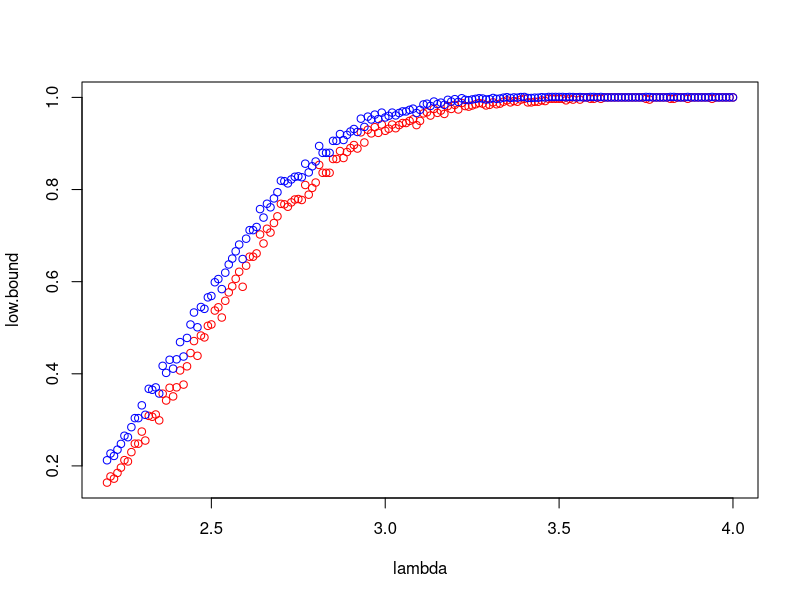
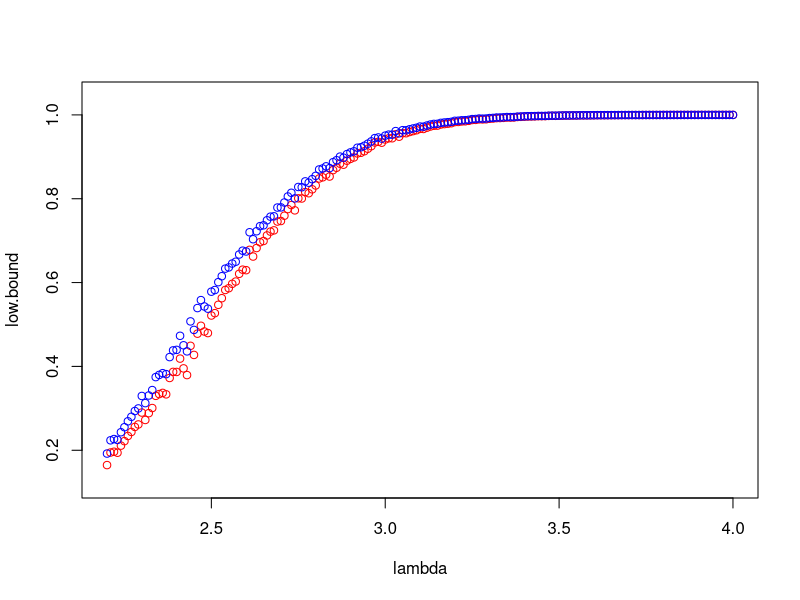
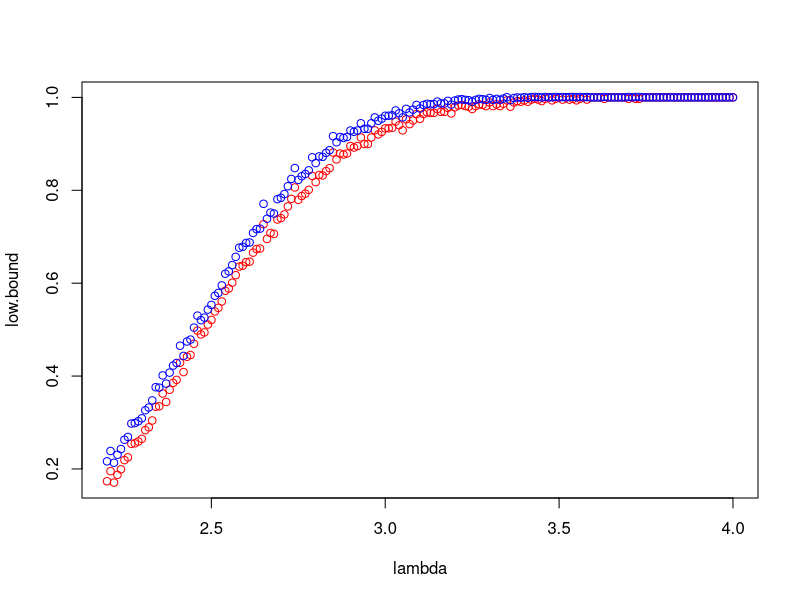
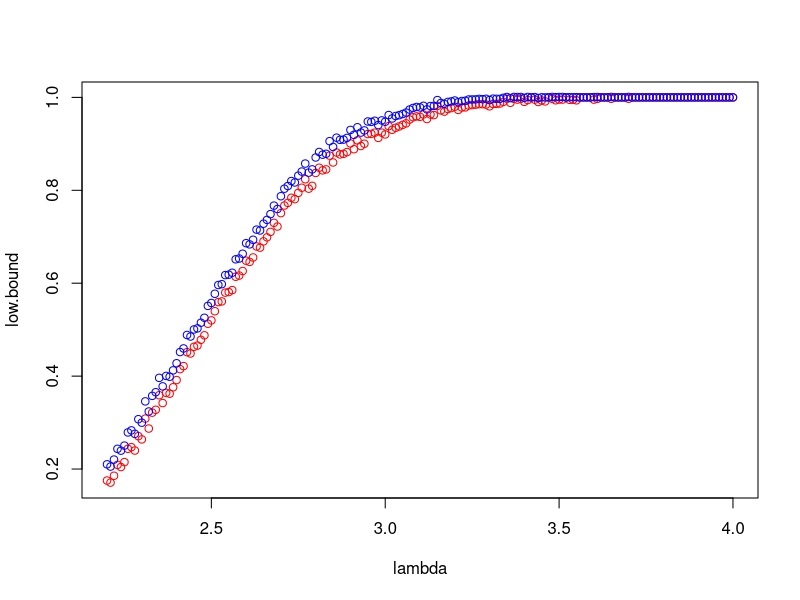
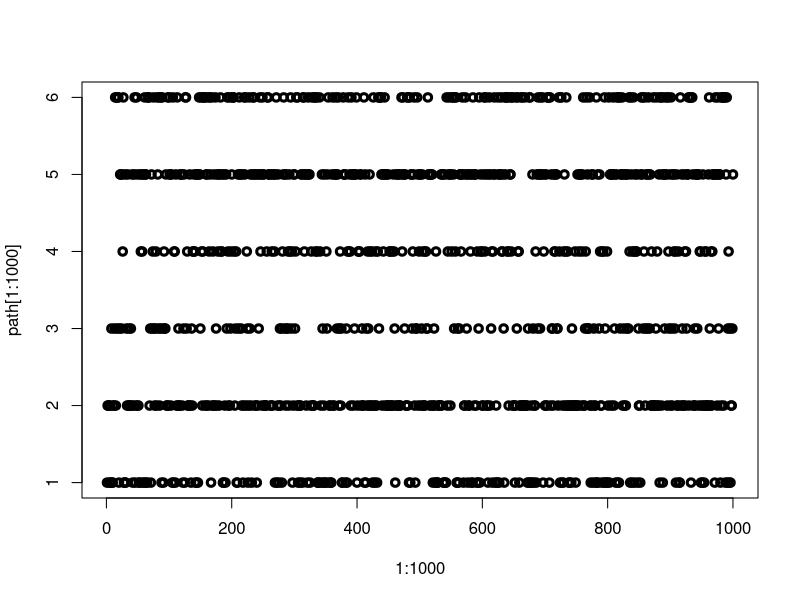
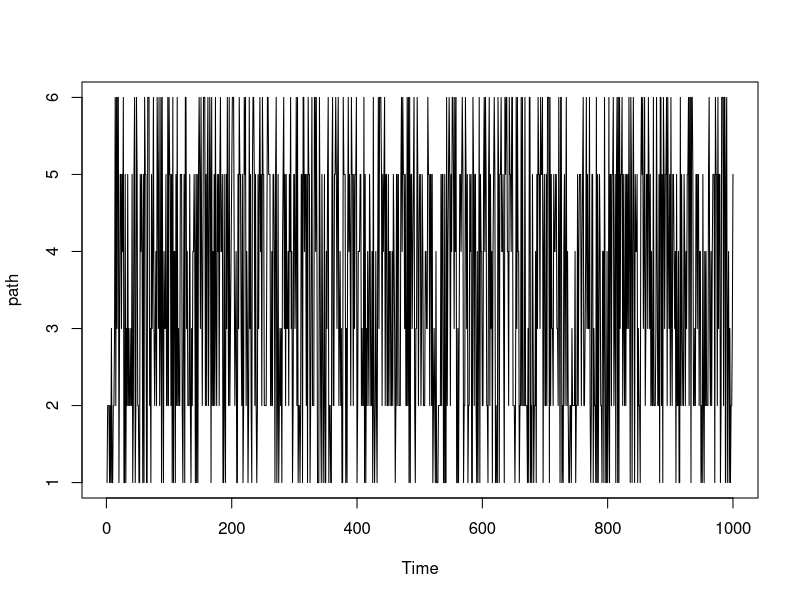

Reproduce these figures in R, in order.
## ---- chunk 1
MC.CI = function(delta){
  n = length(delta)
  se = sqrt(1/n)*sd(delta)
  
  list(mean=mean(delta), CI=mean(delta)+c(-1,1)*se*1.96, se=se)
}



## ---- chunk 2
M=1000
x = matrix(rpois(25*M, 2), nrow = M, ncol = 25) 
xbar = rowMeans(x)
deltax = (xbar-2)/(sqrt(2/25)) >= 1.645
# estimate of type 1 error rate 
MC.CI(deltax)

## ---- chunk 3
x = matrix(rpois(25*M, 2.4653), nrow = M, ncol = 25) 
xbar = rowMeans(x)
deltax = (xbar-2)/(sqrt(2/25)) >= 1.645
dfx = dpois(x,2)
dgx = dpois(x,2.4653)
fx=rep(1,M)
gx=rep(1,M)
for (j in 1:M){
  for(k in 1:25){
    fx[j]=dfx[j,k]*fx[j]
    gx[j]=dgx[j,k]*gx[j]
  }
}
deltax = (deltax*fx/gx)
MC.CI(deltax)
## ---- chunk 4
hM = round(M/2)
x = matrix(runif(25*hM), nrow = hM, ncol = 25) 
x1 = qpois(x,2)
x2 = qpois(1-x,2)

x1bar = rowMeans(x1)
x2bar = rowMeans(x2)

deltax1 = (x1bar-2)/(sqrt(2/25)) >= 1.645
deltax2 = (x2bar-2)/(sqrt(2/25)) >= 1.645

deltax = (deltax1+deltax2)/2

MC.CI(deltax)

## ---- chunk 5
x = matrix(rpois(25*M, 2), nrow = M, ncol = 25) 
xbar = rowMeans(x)
deltax = (xbar-2)/(sqrt(2/25)) >= 1.645

gx = rowSums(x)


cov.hat = sum((deltax-mean(deltax))*(gx-mean(gx))/(M*(M-1)))
var.hat = sum((gx-mean(gx))^2)/(M*(M-1))
vardelta.hat = sum((deltax-mean(deltax))^2)/(M*(M-1))

alpha = -cov.hat/var.hat

real.star=50

delta.cv = deltax + alpha*(gx-real.star)

var.cv = vardelta.hat+alpha^2*var.hat+2*cov.hat*alpha

theta.cv = mean(delta.cv)

theta.cv
se = sqrt(var.cv)
se
theta.cv+c(1,-1)*se*1.96



## ---- chunk 6
# simple MC
lambda = seq(2.2,4,0.01)
low.bound=c()
up.bound=c()

for (i in lambda){
  x = matrix(rpois(25*M, i), nrow = M, ncol = 25) 
  xbar = rowMeans(x)
  deltax = (xbar-2)/(sqrt(2/25)) >= 1.645
  low.bound=c(low.bound, MC.CI(deltax)$CI[1])
  up.bound=c(up.bound, MC.CI(deltax)$CI[2])
}

plot(lambda, low.bound,  col='red')
points(lambda, up.bound, col='blue')


#importance sampling
low.bound=c()
up.bound=c()
for (i in lambda){
  newlambda = 2.4653
  x = matrix(rpois(25*M, newlambda), nrow = M, ncol = 25) 
  xbar = rowMeans(x)
  fx = rep(0,nrow(x))
  gx = rep(0,nrow(x))
  # if lambda>2.4653, we cannot sample acceptation well with f(x)
  if(i>2.4653){
    deltax = (xbar-2)/(sqrt(2/25)) <= 1.645
    dfx=dpois(x ,i)
    for (j in 1:nrow(x)){
      fx[j]=prod(dfx[j,])
    }
    dgx=dpois(x , newlambda)
    for (j in 1:nrow(x)){
      gx[j]=prod(dgx[j,])
    }   
    ipx = deltax*fx/gx
    ipx = 1-ipx
  }else{
  # if lambda<2.4653, we cannot sample rejection well with f(x)
    deltax = (xbar-2)/(sqrt(2/25)) >= 1.645
    dfx=dpois(x ,i)
    for (j in 1:nrow(x)){
      fx[j]=prod(dfx[j,])
    }
    dgx=dpois(x , newlambda)
    for (j in 1:nrow(x)){
      gx[j]=prod(dgx[j,])
    }
    ipx = deltax*fx/gx
  }
  low.bound=c(low.bound, MC.CI(ipx)$CI[1])
  up.bound=c(up.bound, MC.CI(ipx)$CI[2])
}
plot(lambda, low.bound, col='red', ylim = extendrange(c(low.bound,up.bound)))
points(lambda, up.bound, col='blue') 

## ---- chunk 7
# antithetic
low.bound=c()
up.bound=c()

for (i in lambda){
  hM = round(M/2)
  x = matrix(runif(25*hM), nrow = hM, ncol = 25) 
  x1 = qpois(x,i)
  x2 = qpois(1-x,i)
  x1bar = rowMeans(x1)
  x2bar = rowMeans(x2)
  
  deltax1 = (x1bar-2)/(sqrt(2/25)) >= 1.645
  deltax2 = (x2bar-2)/(sqrt(2/25)) >= 1.645
  
  deltax = (deltax1+deltax2)/2
  
  #concatenate 2 groups of data
  low.bound=c(low.bound, MC.CI(deltax)$CI[1])
  up.bound=c(up.bound, MC.CI(deltax)$CI[2])
}

plot(lambda, low.bound, col='red')
points(lambda, up.bound, col='blue') 

# control variate 
low.bound=c()
up.bound=c()

for (i in lambda){
  x = matrix(rpois(25*M, i), nrow = M, ncol = 25) 
  xbar = rowMeans(x)
  deltax = (xbar-2)/(sqrt(2/25)) >= 1.645
  
  gx = rowSums(x)
  
  
  cov.hat = sum((deltax-mean(deltax))*(gx-mean(gx))/(M*(M-1)))
  var.hat = sum((gx-mean(gx))^2)/(M*(M-1))
  vardelta.hat = sum((deltax-mean(deltax))^2)/(M*(M-1))
  
  alpha = -cov.hat/var.hat
  
  real.star=25*i
  
  delta.cv = deltax + alpha*(gx-real.star)
  
  var.cv = vardelta.hat+alpha^2*var.hat+2*cov.hat*alpha
  
  theta.cv = mean(delta.cv)
  
  theta.cv
  CIs = theta.cv+c(-1,1)*sqrt(var.cv)*1.96

  low.bound=c(low.bound, CIs[1])
  up.bound=c(up.bound, CIs[2])
}

plot(lambda, low.bound, col='red')
points(lambda, up.bound, col='blue') 
###


 
## ---- chunk 8
P=diag(c(0.5,0.5,0.25,0.25,0.5,0.5))
P[1,2]=P[6,5]=0.5
P[2,1]=P[2,3]=P[5,4]=P[5,6]= 0.25
P[3,1]=P[3,2]=P[3,4]=P[4,6]=P[4,5]=P[4,3]=0.25
P

getrand.state=function(x){
  ret=-1
  r=runif(1)
  temp=0
  for(sta in 1:length(x)){
    temp=temp+x[sta]
    if (r <= temp){
      ret = sta
      break
    }
  }
  ret
}

x=c(1,rep(0,5))
path=rep(0,1000)
for (i in 1:1000){
  path[i]=getrand.state(x)
  x= t(P) %*% x
}

plot(1:1000, path[1:1000] ,lwd=3)
ts.plot(path)
#relative frequency
table(path)/1000
# we guess stationary distribution is c(1/6,2/9,1/9,1/9,2/9,1/6)

t(P)%*%c(1/6,2/9,1/9,1/9,2/9,1/6)



